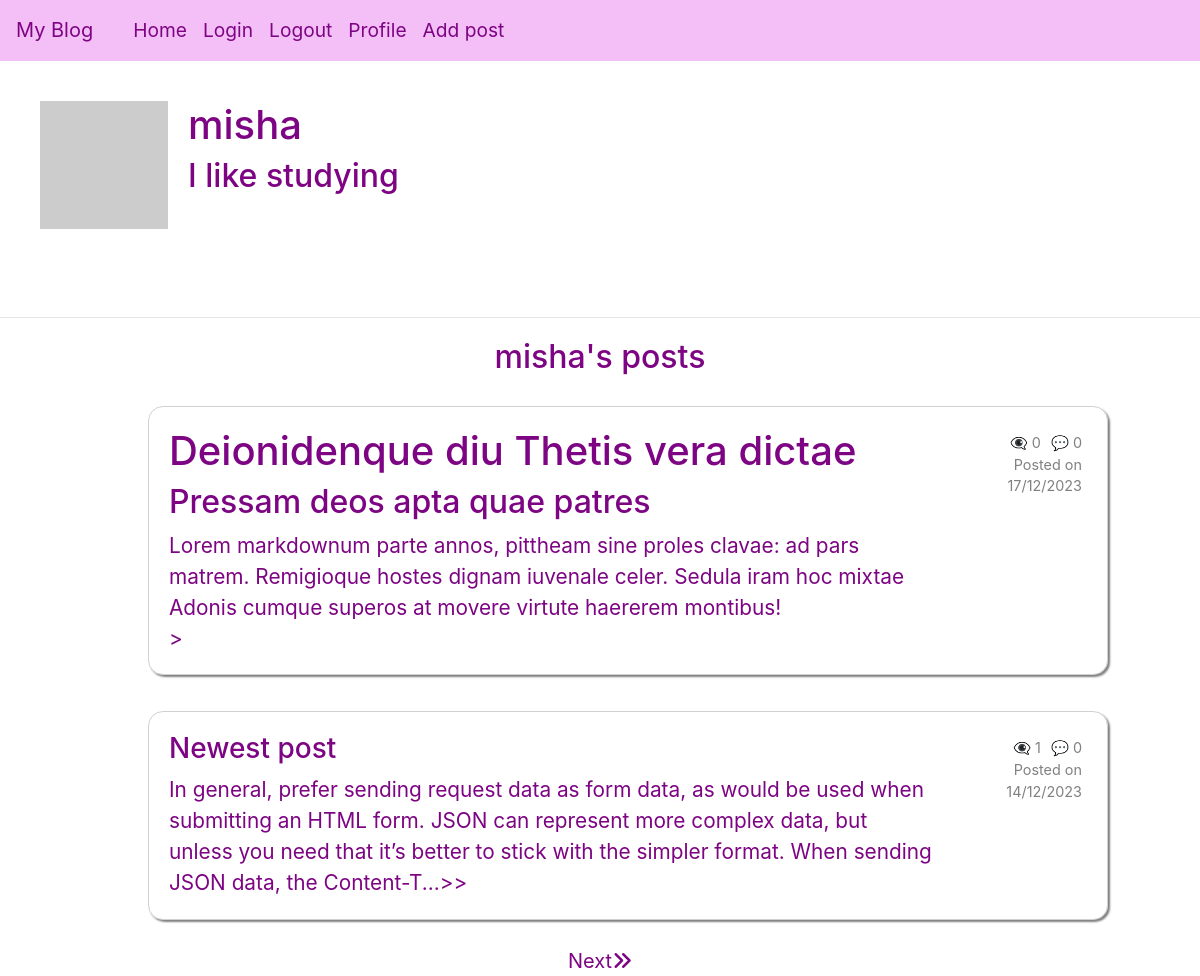
Screenshot of /user/misha (signed in) with the database file from the repository.
### app/models/models.py (models this page shows, shortened)
class User(UserMixin, db.Model):
    __tablename__ = "user"
    id = db.Column(db.Integer, primary_key=True)
    username = db.Column(String(64), unique=True, nullable=False)
    email = db.Column(db.String(120), unique=True, nullable=False)
    isAdmin = db.Column(db.Boolean, nullable=False)
    password_hash = db.Column(String(256))
    profile_image = db.Column(String(256))
    info = db.Column(String(256))
    posts = db.relationship('Post', back_populates='user', cascade='all, delete-orphan')
    comments = db.relationship('Comment', back_populates='user', cascade='all, delete-orphan')
    def get_avatar(self, size):
        digest = md5(self.email.lower().encode('utf-8')).hexdigest()
        self.profile_image = f'https://www.gravatar.com/avatar/{digest}?d=identicon&s={size}'
        return self.profile_image

class Post(db.Model):
    __tablename__ = "post"
    id = db.Column(db.Integer, primary_key=True)
    title = db.Column(String(250))
    title_html = db.Column(db.String(250))
    body = db.Column(String(2500))
    body_html = db.Column(db.String(2500))
    timestamp = db.Column(DateTime, default=func.now())
    user_id = db.Column(db.Integer, db.ForeignKey('user.id'), nullable=False)
    user = db.relationship('User', back_populates='posts')
    comments = db.relationship('Comment', back_populates='post', cascade='all, delete-orphan')
    views = db.Column(db.Integer, server_default=str(0))
    def get_comments_length(self):
        commments = Comment.query.filter_by(post_id=self.id).all()
        return len(commments)

### app/routes/routes.py (the view, shortened to what this page needs)
@blueprint.route('/user/<username>', methods=["GET", "POST"])
@login_required
def user(username):
        user = User.query.filter_by(username=username).first_or_404()
        form = PostForm()
        page = request.args.get('page', 1, type=int)
        per_page = 2
        user.profile_image = user.get_avatar(128)
        posts = Post.query.filter_by(user_id=user.id).order_by(Post.timestamp.desc()).paginate(page=page, per_page=per_page, error_out=False)
        return render_template('profile.html', user=user, form=form, posts=posts)

### app/templates/profile.html (shortened to what this page needs)
{% extends "base.html" %} {% import "bootstrap/wtf.html" as wtf %}{% block
content %}
<div class="avatar-username">
    <div class="avatar-username">
        <img src="{{ user.profile_image }}" width="128" height="128" />
        <div>
            <h1>{{ user.username }}</h1>
            {% if user.info %}
            <h2>{{user.info}}</h2>
            {% endif %}
        </div>
    </div>
</div>
<hr />
{% if posts %}
<h2 class="greeting">{{user.username}}'s posts</h2>
{% for post in posts%}
<div class="posts">
    <ul>
        <a href="{{url_for('main.post', id=post.id)}}" class="post-link">
            <li class="post">
                <div class="avatar-comment">
                    <div>
                        {% if post.title_html %} {{post.title_html | safe}} {%
                        else %}
                        <h1>{{post.title}}</h1>
                        {% endif %} {{(post.body_html | safe)[0:250]}}...>>
                    </div>
                </div>
                <div class="comments-date">
                    <div class="comments-views">
                        {% if not post.views%}
                        <p>👁️‍🗨️ 0</p>
                        {% else %}
                        <p>👁️‍🗨️ {{post.views}}</p>
                        {% endif %}
                        <p>💬 {{post.get_comments_length()}}</p>
                    </div>
                    <p>Posted on</p>
                    <p>{{post.timestamp.strftime('%d/%m/%Y')}}</p>
                </div>
            </li></a
        >
    </ul>
</div>
{% endfor%}
<div class="arrows">
    {% if posts.has_next %}
    <a href="{{ url_for('main.user',username=user.username, page=posts.next_num) }}">Next<i class="fa-solid fa-angles-right"></i>️</a>
    {% endif %}
</div>
{% endif %} {% endblock %}

### app/static/style.css (style rules this page uses)
* { margin: 0; box-sizing: border-box; }
html { scroll-behavior: smooth; }
a { cursor: pointer; text-decoration: none; color: rgb(223, 71, 231); }
ul { list-style-type: none; margin-left: 1rem; font-size: larger; }
.greeting { text-align: center; color: rgb(125, 4, 131); margin: 20px 0; }
.posts { display: flex; flex-direction: column; align-items: center; }
.post { margin: 10px; border: 1px solid rgba(128, 128, 128, 0.364); border-radius: 15px; padding: 20px; box-shadow: 2px 2px 2px grey; width: 80vw; display: grid; grid-template-columns: 5fr 1fr; grid-template-rows: 1fr; }
.comments-date, .comments-date a { display: flex; flex-direction: column; font-size: 0.9rem; align-items: flex-end; justify-content: flex-start; color: grey; padding: 5px; }
.comments-views { display: flex; flex-direction: row; font-size: 0.9rem; justify-content: center; gap: 10px; }
.avatar-comment { display: flex; gap: 20px; align-items: center; color: rgb(125, 4, 131); }
.avatar-comment p { margin: 0; }
.comments-date p { display: flex; flex-direction: column; align-items: flex-end; margin: 0px; }
a .post { color: rgb(125, 4, 131); font-size: 1.3rem; }
.avatar-username { display: flex; flex-direction: row; justify-content: space-between; align-items: flex-start; gap: 20px; padding: 20px; color: rgb(125, 4, 131); }
hr { margin-top: 3rem; margin-bottom: 1rem; border: 0; border-top: 1px solid rgba(0, 0, 0, 0.1); }
.arrows { display: flex; justify-content: center; font-size: 20px; gap: 20px; }
.arrows a { color: rgb(125, 4, 131); }

### rows the page displays
User: username "misha", info "I like studying"
Post: title_html "Deionidenque diu Thetis vera dictae", body_html "Pressam deos apta quae patres Lorem markdownum parte annos, pittheam sine proles clavae: ad pars matrem. Remigioque hostes dignam iuvenale celer. Sedula iram hoc mixtae Adonis cumque superos at movere virtute haererem montibus!", shows "👁️‍🗨️ 0", get_comments_length "0", timestamp "17/12/2023"
Post: title_html "Newest post", body_html "In general, prefer sending request data as form data, as would be used when submitting an HTML form. JSON can represent more complex data, but unless you need that it’s better to stick with the simpler format. When sending JSON data, the Content-T", views "1", get_comments_length "0", timestamp "14/12/2023"
